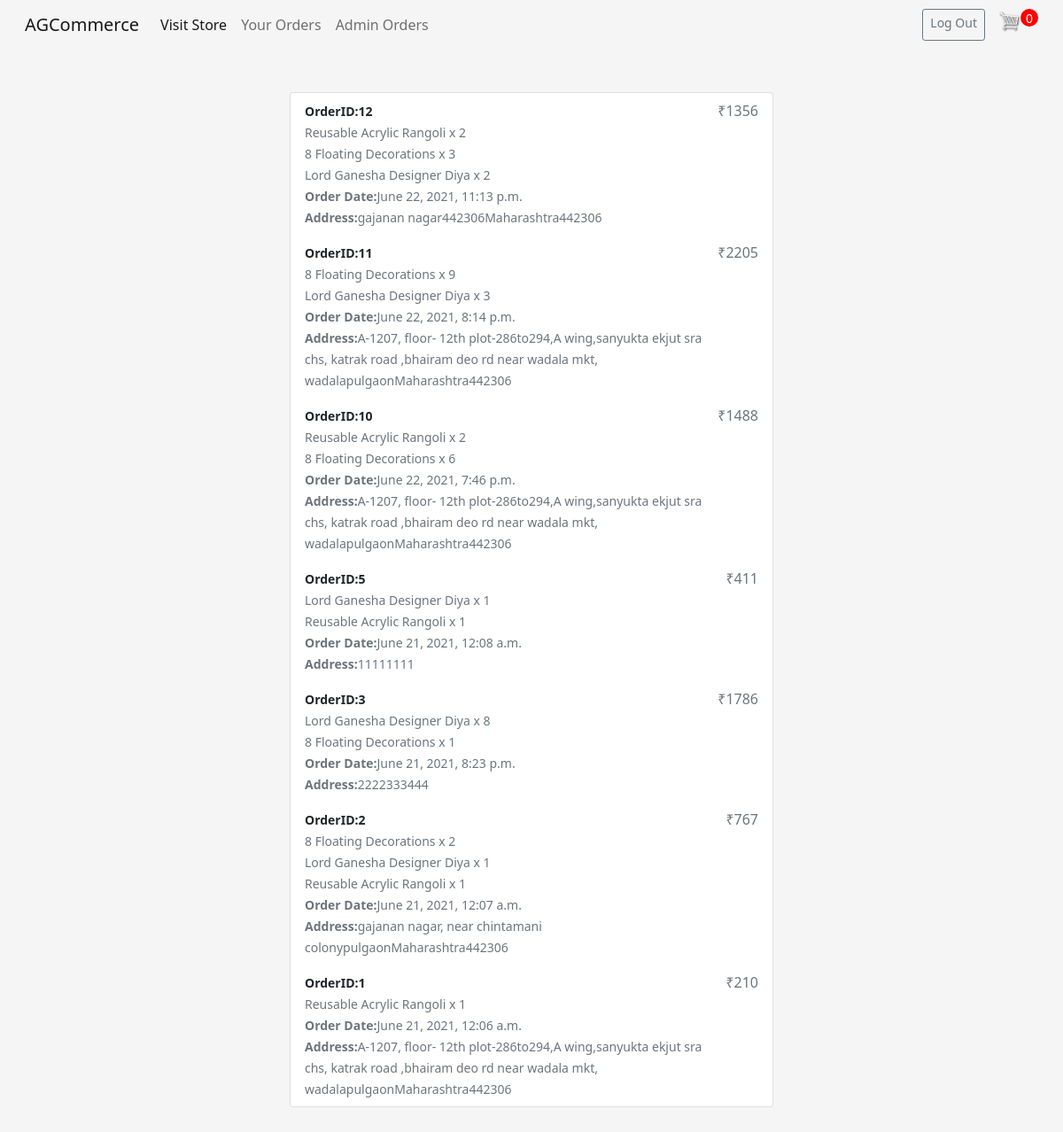
Page /adminorders (signed in) on the committed database.
### store/models.py (models this page shows, shortened)
class Product(models.Model):
	name = models.CharField(max_length=200)
	price = models.IntegerField()
	image = models.TextField(null=True, blank=True)
	desc=models.TextField(null=True)

class Order(models.Model):
	username = models.ForeignKey(User, on_delete=models.SET_NULL, null=True, blank=True)
	date_ordered = models.DateTimeField(auto_now_add=True)
	complete = models.BooleanField(default=False)
	transaction_id = models.CharField(max_length=100, null=True)
	address=models.TextField(null=True)
	@property
	def get_cart_total(self):
		orderitems = self.orderitem_set.all()
		total = sum([item.get_total for item in orderitems])
		return total
	@property
	def get_cart_items(self):
		orderitems = self.orderitem_set.all()
		total = sum([item.quantity for item in orderitems])
		return total

### store/views.py (the view)
# urls.py: path('adminorders',views.adminorders,name="adminorders"),
def adminorders(request):
    if request.user.is_authenticated and request.user.is_superuser:
        orderdict=[]
        for order in Order.objects.filter(complete=True):
            listobj=[]
            for item in order.orderitem_set.all():
                product=Product.objects.get(pk=item.product_id)
                listobj.append({"name":product.name,"desc":product.desc,"image":product.image,"price":product.price,"quantity":item.quantity})
            orderdict.append({"products":listobj,"date_ordered":order.date_ordered,"address":order.address,"orderid":order.id,"total":order.get_cart_total})
        orderdict.reverse()
        context=getdictionary(request)
        return render(request,"store/adminorders.html",{'orderdict':orderdict,'cartItems':context['cartItems']})
    return HttpResponse('You are not authorized to view this page<br><a href="/">Home</a>')

### store/models.py (called while the page is built)
	@property
	def get_total(self):
		total = self.product.price * self.quantity
		return total

### store/views.py (called while the page is built)
def getdictionary(request):
    products=Product.objects.all()
    username = request.user
    order, created = Order.objects.get_or_create(username=username, complete=False)
    items = order.orderitem_set.all()
    cartItems=order.get_cart_items
    context={'items':items,'order':order,"cartItems":cartItems,"products":products}
    return context

### store/templates/store/adminorders.html
{% extends 'store/main.html' %}
{% load static %}
{% block content %}
<div class="container mt-5">
  <div class="row justify-content-center align-items-center">
    <div class="col-md-6 order-md-2 mb-4">
      <ul class="list-group mb-3">
      {% for i in orderdict %}
        <li class="list-group-item d-flex justify-content-between lh-condensed">
          <div>
          <small><strong>OrderID:{{i.orderid}}</strong></small><br>
          {% for j in i.products %}
              <small class="text-muted">{{j.name}}  x  {{j.quantity}}</small><br>
          {% endfor %}
          <small class="text-muted mt-2"><strong>Order Date:</strong>{{i.date_ordered}}</small><br>
          <small class="text-muted"><strong>Address:</strong>{{i.address}}</small><br>
          </div>
          <span class="text-muted">₹{{i.total}}</span>
        </li>
      {% empty %}
          <a href="/"><button class="w-100 btn btn-primary btn-md" type="submit">Your cart is empty. Shop now</button></a>
      {% endfor %}
      </ul>
  </div>
</div>
{% endblock content %}

### static/css/main.css (style rules this page uses)
body { background-color: #f5f5f5; }

### rows in the picture
Product: name "Reusable Acrylic Rangoli" "Reusable Acrylic Rangoli" "Reusable Acrylic Rangoli" "Reusable Acrylic Rangoli" "Reusable Acrylic Rangoli"
Product: name "8 Floating Decorations" "8 Floating Decorations" "8 Floating Decorations" "8 Floating Decorations" "8 Floating Decorations"
Product: name "Lord Ganesha Designer Diya" "Lord Ganesha Designer Diya" "Lord Ganesha Designer Diya" "Lord Ganesha Designer Diya" "Lord Ganesha Designer Diya"
Order: date_ordered "June 22, 2021, 11:13 p.m.", address "gajanan nagar442306Maharashtra442306"
Order: date_ordered "June 22, 2021, 8:14 p.m.", address "A-1207, floor- 12th plot-286to294,A wing,sanyukta ekjut sra chs, katrak road ,bhairam deo rd near wadala mkt, wadalapulgaonMaharashtra442306"
Order: date_ordered "June 22, 2021, 7:46 p.m.", address "A-1207, floor- 12th plot-286to294,A wing,sanyukta ekjut sra chs, katrak road ,bhairam deo rd near wadala mkt, wadalapulgaonMaharashtra442306"
Order: date_ordered "June 21, 2021, 12:08 a.m.", address "11111111"
Order: date_ordered "June 21, 2021, 8:23 p.m.", address "2222333444"
Order: date_ordered "June 21, 2021, 12:07 a.m.", address "gajanan nagar, near chintamani colonypulgaonMaharashtra442306"
Order: date_ordered "June 21, 2021, 12:06 a.m.", address "A-1207, floor- 12th plot-286to294,A wing,sanyukta ekjut sra chs, katrak road ,bhairam deo rd near wadala mkt, wadalapulgaonMaharashtra442306"

### other values in the picture
{{ cartItems }} "0"
{{ i.orderid }} "12" "11" "10" "5" "3" "2" "1"
{{ j.quantity }} "2" "3" "2" "9" "3" "2" "6" "1" "1" "8" "1" "2" "1" "1" "1"
{{ i.total }} "1356" "2205" "1488" "411" "1786" "767" "210"
